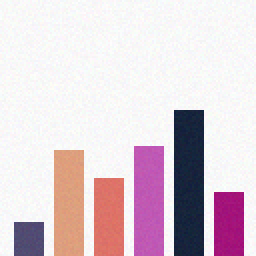
#> input picture samples/cqa/test13.png, 128 x 128 px (shown 2 times larger)
$ jupyter execute --allow-errors ICRN_with_mask_pipeline_grayscale.ipynb   (shell and % lines are left out)
#> lines starting #> are read from the running program, lines starting #| are printed output that depends on the picture
### mrcnn/config.py
"""
Mask R-CNN
Base Configurations class.

Copyright (c) 2017 Matterport, Inc.
Licensed under the MIT License (see LICENSE for details)
Written by Waleed Abdulla
"""

import numpy as np


# Base Configuration Class
# Don't use this class directly. Instead, sub-class it and override
# the configurations you need to change.

class Config(object):
    """Base configuration class. For custom configurations, create a
    sub-class that inherits from this one and override properties
    that need to be changed.
    """
    # Name the configurations. For example, 'COCO', 'Experiment 3', ...etc.
    # Useful if your code needs to do things differently depending on which
    # experiment is running.
    NAME = None  # Override in sub-classes

    # NUMBER OF GPUs to use. When using only a CPU, this needs to be set to 1.
    GPU_COUNT = 1

    # Number of images to train with on each GPU. A 12GB GPU can typically
    # handle 2 images of 1024x1024px.
    # Adjust based on your GPU memory and image sizes. Use the highest
    # number that your GPU can handle for best performance.
    IMAGES_PER_GPU = 2

    # Number of training steps per epoch
    # This doesn't need to match the size of the training set. Tensorboard
    # updates are saved at the end of each epoch, so setting this to a
    # smaller number means getting more frequent TensorBoard updates.
    # Validation stats are also calculated at each epoch end and they
    # might take a while, so don't set this too small to avoid spending
    # a lot of time on validation stats.
 #   STEPS_PER_EPOCH = 1000
    STEPS_PER_EPOCH = 500

    # Number of validation steps to run at the end of every training epoch.
    # A bigger number improves accuracy of validation stats, but slows
    # down the training.
    VALIDATION_STEPS = 50

    # Backbone network architecture
    # Supported values are: resnet50, resnet101.
    # You can also provide a callable that should have the signature
    # of model.resnet_graph. If you do so, you need to supply a callable
    # to COMPUTE_BACKBONE_SHAPE as well
    BACKBONE = "resnet101"

    # Only useful if you supply a callable to BACKBONE. Should compute
    # the shape of each layer of the FPN Pyramid.
    # See model.compute_backbone_shapes
    COMPUTE_BACKBONE_SHAPE = None

    # The strides of each layer of the FPN Pyramid. These values
    # are based on a Resnet101 backbone.
    BACKBONE_STRIDES = [4, 8, 16, 32, 64]

    # Size of the fully-connected layers in the classification graph
    FPN_CLASSIF_FC_LAYERS_SIZE = 1024

    # Size of the top-down layers used to build the feature pyramid
    TOP_DOWN_PYRAMID_SIZE = 256

    # Number of classification classes (including background)
    NUM_CLASSES = 1  # Override in sub-classes

    # Length of square anchor side in pixels
    RPN_ANCHOR_SCALES = (32, 64, 128, 256, 512)

    # Ratios of anchors at each cell (width/height)
    # A value of 1 represents a square anchor, and 0.5 is a wide anchor
    RPN_ANCHOR_RATIOS = [0.5, 1, 2]

    # Anchor stride
    # If 1 then anchors are created for each cell in the backbone feature map.
    # If 2, then anchors are created for every other cell, and so on.
    RPN_ANCHOR_STRIDE = 1

    # Non-max suppression threshold to filter RPN proposals.
    # You can increase this during training to generate more propsals.
    RPN_NMS_THRESHOLD = 0.7

    # How many anchors per image to use for RPN training
    RPN_TRAIN_ANCHORS_PER_IMAGE = 256

    # ROIs kept after tf.nn.top_k and before non-maximum suppression
    PRE_NMS_LIMIT = 6000

    # ROIs kept after non-maximum suppression (training and inference)
    POST_NMS_ROIS_TRAINING = 2000
    POST_NMS_ROIS_INFERENCE = 1000

    # If enabled, resizes instance masks to a smaller size to reduce
    # memory load. Recommended when using high-resolution images.
    USE_MINI_MASK = False
    MINI_MASK_SHAPE = (56, 56)  # (height, width) of the mini-mask

    # Input image resizing
    # Generally, use the "square" resizing mode for training and predicting
    # and it should work well in most cases. In this mode, images are scaled
    # up such that the small side is = IMAGE_MIN_DIM, but ensuring that the
    # scaling doesn't make the long side > IMAGE_MAX_DIM. Then the image is
    # padded with zeros to make it a square so multiple images can be put
    # in one batch.
    # Available resizing modes:
    # none:   No resizing or padding. Return the image unchanged.
    # square: Resize and pad with zeros to get a square image
    #         of size [max_dim, max_dim].
    # pad64:  Pads width and height with zeros to make them multiples of 64.
    #         If IMAGE_MIN_DIM or IMAGE_MIN_SCALE are not None, then it scales
    #         up before padding. IMAGE_MAX_DIM is ignored in this mode.
    #         The multiple of 64 is needed to ensure smooth scaling of feature
    #         maps up and down the 6 levels of the FPN pyramid (2**6=64).
    # crop:   Picks random crops from the image. First, scales the image based
    #         on IMAGE_MIN_DIM and IMAGE_MIN_SCALE, then picks a random crop of
    #         size IMAGE_MIN_DIM x IMAGE_MIN_DIM. Can be used in training only.
    #         IMAGE_MAX_DIM is not used in this mode.
    IMAGE_RESIZE_MODE = "square"
    IMAGE_MIN_DIM = 800
    IMAGE_MAX_DIM = 1024
    # Minimum scaling ratio. Checked after MIN_IMAGE_DIM and can force further
    # up scaling. For example, if set to 2 then images are scaled up to double
    # the width and height, or more, even if MIN_IMAGE_DIM doesn't require it.
    # However, in 'square' mode, it can be overruled by IMAGE_MAX_DIM.
    IMAGE_MIN_SCALE = 0
    # Number of color channels per image. RGB = 3, grayscale = 1, RGB-D = 4
    # Changing this requires other changes in the code. See the WIKI for more
    # details: https://github.com/matterport/Mask_RCNN/wiki
    IMAGE_CHANNEL_COUNT = 1

    # Image mean (RGB)
    MEAN_PIXEL = np.array([123.7, 116.8, 103.9])

    # Number of ROIs per image to feed to classifier/mask heads
    # The Mask RCNN paper uses 512 but often the RPN doesn't generate
    # enough positive proposals to fill this and keep a positive:negative
    # ratio of 1:3. You can increase the number of proposals by adjusting
    # the RPN NMS threshold.
    TRAIN_ROIS_PER_IMAGE = 200

    # Percent of positive ROIs used to train classifier/mask heads
    ROI_POSITIVE_RATIO = 0.33

    # Pooled ROIs
    POOL_SIZE = 7
    MASK_POOL_SIZE = 14

    # Shape of output mask
    # To change this you also need to change the neural network mask branch
    MASK_SHAPE = [28, 28]

    # Maximum number of ground truth instances to use in one image
    MAX_GT_INSTANCES = 100

    # Bounding box refinement standard deviation for RPN and final detections.
    RPN_BBOX_STD_DEV = np.array([0.1, 0.1, 0.2, 0.2])
    BBOX_STD_DEV = np.array([0.1, 0.1, 0.2, 0.2])

    # Max number of final detections
    DETECTION_MAX_INSTANCES = 100

    # Minimum probability value to accept a detected instance
    # ROIs below this threshold are skipped
    DETECTION_MIN_CONFIDENCE = 0.7

    # Non-maximum suppression threshold for detection
    DETECTION_NMS_THRESHOLD = 0.3

    # Learning rate and momentum
    # The Mask RCNN paper uses lr=0.02, but on TensorFlow it causes
    # weights to explode. Likely due to differences in optimizer
    # implementation.
    LEARNING_RATE = 0.001
    LEARNING_MOMENTUM = 0.9

    # Weight decay regularization
    WEIGHT_DECAY = 0.0001

    # Loss weights for more precise optimization.
    # Can be used for R-CNN training setup.
    LOSS_WEIGHTS = {
        "rpn_class_loss": 1.,
        "rpn_bbox_loss": 1.,
        "mrcnn_class_loss": 1.,
        "mrcnn_bbox_loss": 1.,
        "mrcnn_mask_loss": 1.
    }

    # Use RPN ROIs or externally generated ROIs for training
    # Keep this True for most situations. Set to False if you want to train
    # the head branches on ROI generated by code rather than the ROIs from
    # the RPN. For example, to debug the classifier head without having to
    # train the RPN.
    USE_RPN_ROIS = True

    # Train or freeze batch normalization layers
    #     None: Train BN layers. This is the normal mode
    #     False: Freeze BN layers. Good when using a small batch size
    #     True: (don't use). Set layer in training mode even when predicting
    TRAIN_BN = False  # Defaulting to False since batch size is often small

    # Gradient norm clipping
    GRADIENT_CLIP_NORM = 5.0

    def __init__(self):
        """Set values of computed attributes."""
        # Effective batch size
        self.BATCH_SIZE = self.IMAGES_PER_GPU * self.GPU_COUNT

        # Input image size
        if self.IMAGE_RESIZE_MODE == "crop":
            self.IMAGE_SHAPE = np.array([self.IMAGE_MIN_DIM, self.IMAGE_MIN_DIM,
                self.IMAGE_CHANNEL_COUNT])
        else:
            self.IMAGE_SHAPE = np.array([self.IMAGE_MAX_DIM, self.IMAGE_MAX_DIM,
                self.IMAGE_CHANNEL_COUNT])

        # Image meta data length
        # See compose_image_meta() for details
        self.IMAGE_META_SIZE = 1 + 3 + 3 + 4 + 1 + self.NUM_CLASSES

    def to_dict(self):
        return {a: getattr(self, a)
                for a in sorted(dir(self))
                if not a.startswith("__") and not callable(getattr(self, a))}

    def display(self):
        """Display Configuration values."""
        print("\nConfigurations:")
        for key, val in self.to_dict().items():
            print(f"{key:30} {val}")
        # for a in dir(self):
        #     if not a.startswith("__") and not callable(getattr(self, a)):
        #         print("{:30} {}".format(a, getattr(self, a)))
        print("\n")

### samples/cqa/ICRN_with_mask_pipeline_grayscale.ipynb
[cell 1]
import os
import sys
import random
import math
import re
import time
import numpy as np
import cv2
import matplotlib
import matplotlib.pyplot as plt

# Root directory of the project
ROOT_DIR = os.path.abspath("../../")

# Import Mask RCNN
sys.path.append(ROOT_DIR)  # To find local version of the library
from mrcnn.config import Config
from mrcnn import utils
#> (the rest of this cell did not finish here and is left out)

[cell 2]
class ShapesConfig(Config):
    """Configuration for training on the toy shapes dataset.
    Derives from the base Config class and overrides values specific
    to the toy shapes dataset.
    """
    # Give the configuration a recognizable name
    NAME = "CQA"

    # Train on 1 GPU and 8 images per GPU. We can put multiple images on each
    # GPU because the images are small. Batch size is 8 (GPUs * images/GPU).
    GPU_COUNT = 1
    IMAGES_PER_GPU = 8

    # Number of classes (including background)
    NUM_CLASSES = 1 + 1  # background + 3 shapes

    # Use small images for faster training. Set the limits of the small side
    # the large side, and that determines the image shape.
    IMAGE_MIN_DIM = 128
    IMAGE_MAX_DIM = 128

    # Use smaller anchors because our image and objects are small
    RPN_ANCHOR_SCALES = (8, 16, 32, 64, 128)  # anchor side in pixels

    # Reduce training ROIs per image because the images are small and have
    # few objects. Aim to allow ROI sampling to pick 33% positive ROIs.
    TRAIN_ROIS_PER_IMAGE = 32

    # Use a small epoch since the data is simple
    STEPS_PER_EPOCH = 100

    # use small validation steps since the epoch is small
    VALIDATION_STEPS = 5

config = ShapesConfig()
config.display()

[cell 3]
# [10 lines left out: function get_ax, not called in this run]

[cell 4]
class ShapesDataset(utils.Dataset):
    """Generates the shapes synthetic dataset. The dataset consists of simple
    shapes (triangles, squares, circles) placed randomly on a blank surface.
    The images are generated on the fly. No file access required.
    """

    def load_shapes(self, count, height, width):
        """Generate the requested number of synthetic images.
        count: number of images to generate.
        height, width: the size of the generated images.
        """
        # Add classes
        self.add_class("CQA", 1, "bar")


        # Add images
        # Generate random specifications of images (i.e. color and
        # list of shapes sizes and locations). This is more compact than
        # actual images. Images are generated on the fly in load_image().
        for i in range(count):
            bars= self.GenerateBarData(width, height)
            self.add_image("CQA", image_id=i, path=None,
                           width=width, height=height, bars=bars)#,
                          # bg_color=bg_color, shapes=shapes)

    def load_image(self, image_id):
        """Generate an image from the specs of the given image ID.
        Typically this function loads the image from a file, but
        in this case it generates the image on the fly from the
        specs in image_info.
        """
        info = self.image_info[image_id]
        bars = info['bars']
        image = np.ones(shape=(info['height'], info['width'], 3))
        image = self.drawImage(image, bars, info['height'],  info['width'])
        return image/255


    def load_mask(self, image_id):
        """Generate instance masks for shapes of the given image ID.
        """
        info = self.image_info[image_id]
        bars = info['bars']
        count = len(bars)
        mask = np.zeros([info['height'], info['width'], count], dtype=np.uint8)
        for i, (bar_name, _, dims) in enumerate(info['bars']):

            mask[:, :, i:i+1] = self.drawImage(mask[:, :, i:i+1].copy(),
                                                [bars[i]], info['height'], info['width'], True)


        # Handle occlusions
        occlusion = np.logical_not(mask[:, :, -1]).astype(np.uint8)
        for i in range(count-2, -1, -1):
            mask[:, :, i] = mask[:, :, i] * occlusion
            occlusion = np.logical_and(occlusion, np.logical_not(mask[:, :, i]))
        # Map class names to class IDs.
        class_ids = np.array([self.class_names.index('bar') for s in bars])
        return mask.astype(bool), class_ids.astype(np.int32)


    # [54 lines left out: functions GenerateBarData, drawImage, not called in this run]

[cell 5]
dataset_train = ShapesDataset()
#> (the rest of this cell did not finish here and is left out)

#> (a cell that did not finish here is left out)

#> (a cell that did not finish here is left out)

#> (a cell that did not finish here is left out)

#> (a cell that did not finish here is left out)

#> (a cell that did not finish here is left out)

[cell 11]
class InferenceConfig(ShapesConfig):
    GPU_COUNT = 1
    IMAGES_PER_GPU = 1

inference_config = InferenceConfig()

# Recreate the model in inference mode
#> (the rest of this cell did not finish here and is left out)

[cell 12]
# load image as pixel array
image = plt.imread('test13.png')
#> image is the input picture: shape (128, 128, 3) float32; mean R, G, B 0.875, 0.814, 0.845

[cell 13]
image.shape
#> Out = (128, 128, 3)

[cell 14]
#import cv2
#image = cv2.resize(image, (128,128))

[cell 15]
plt.imshow(image)

#> (a cell that did not finish here is left out)

#> (a cell that did not finish here is left out)

#> (a cell that did not finish here is left out)

[cell 19]
image = plt.imread('test13.png')
#img_arr = np.array(image)
image[54 : 128, 87 : 102] = (1, 1, 1)
image[73 : 128, 67 : 82] = (1, 1, 1)
image[74 : 128, 27 : 42] = (1, 1, 1)
image[88 : 128, 47 : 62] = (1, 1, 1)
image[96 : 128, 107 : 122] = (1, 1, 1)
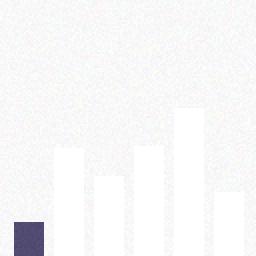
#> image: shape (128, 128, 3) float32 (shown 2 times larger); mean R, G, B 0.97, 0.97, 0.972

# Creating an image out of the previously modified array
#img = Image.fromarray(img_arr)

# Displaying the image
plt.imshow(image)

[cell 20]
# [19 lines left out: function drawImage, not called in this run]

[cell 21]
image.shape
#> Out = (128, 128, 3)


$ run again, with samples/cqa/test10.png copied over samples/cqa/test13.png
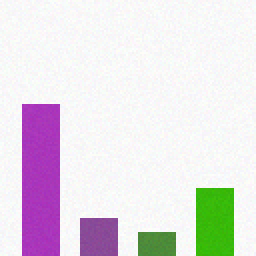
#> input picture samples/cqa/test10.png, 128 x 128 px (shown 2 times larger)
#> image is the input picture: shape (128, 128, 3) float32; mean R, G, B 0.898, 0.876, 0.897
#> `image[96 : 128, 107 : 122] = (1, 1, 1)`:
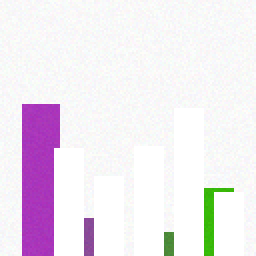
#> image: shape (128, 128, 3) float32 (shown 2 times larger); mean R, G, B 0.942, 0.912, 0.945

$ run again, with samples/cqa/test11.png copied over samples/cqa/test13.png
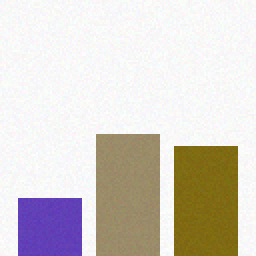
#> input picture samples/cqa/test11.png, 128 x 128 px (shown 2 times larger)
#> image is the input picture: shape (128, 128, 3) float32; mean R, G, B 0.846, 0.823, 0.796
#> `image[96 : 128, 107 : 122] = (1, 1, 1)`:
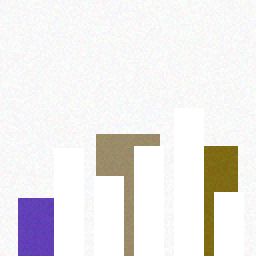
#> image: shape (128, 128, 3) float32 (shown 2 times larger); mean R, G, B 0.93, 0.921, 0.918

$ run again, with samples/cqa/test12.png copied over samples/cqa/test13.png
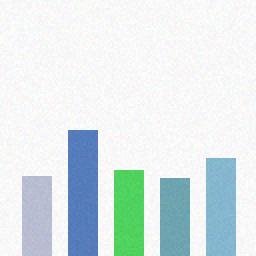
#> input picture samples/cqa/test12.png, 128 x 128 px (shown 2 times larger)
#> image is the input picture: shape (128, 128, 3) float32; mean R, G, B 0.862, 0.908, 0.913
#> `image[96 : 128, 107 : 122] = (1, 1, 1)`:
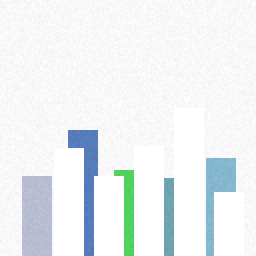
#> image: shape (128, 128, 3) float32 (shown 2 times larger); mean R, G, B 0.928, 0.947, 0.953
